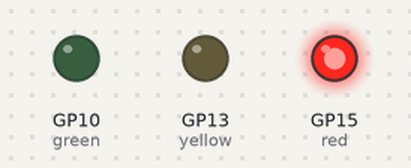
Recording of a program running on a simulated Raspberry Pi Pico running MicroPython. On the bench: output pins drawn as LEDs (lit = HIGH). What the program prints to the serial console is not drawn.

Above: at 1.6 s.
At 4.6 s:
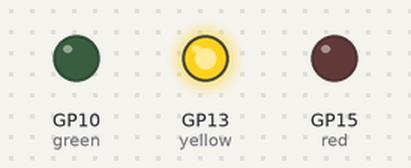
At 8.6 s:
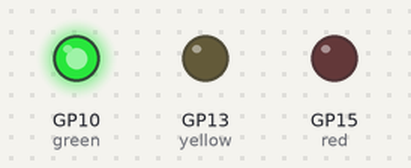
Timing chart, 0 to 14.4 s (numbered marks = the images above):
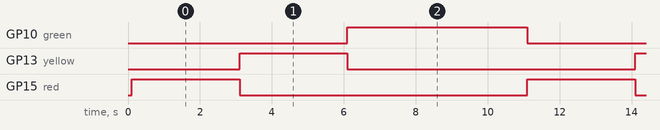

The program:

main.py
```python
from machine import Pin
import time

time.sleep(0.1)  # Wait for USB to become ready

print("Hello, Pi Pico W!")

red = Pin(15, 1)
yellow = Pin(13,1)
green = Pin(10, 1)

while True:

    red.value(1)
    yellow.value(0)
    green.value(0)

    time.sleep(3)

    red.value(0)
    yellow.value(1)
    green.value(0)

    time.sleep(3)

    red.value(0)
    yellow.value(0)
    green.value(1)

    time.sleep(5)
```

Measured:
- by itself, GP10 (green): alternates HIGH for 5.0 s and LOW for 6.0 s
- by itself, GP13 (yellow), GP15 (red): alternates HIGH for 3.0 s and LOW for 8.0 s
- by itself, everything shown: repeats every 11.0 s, in 3 steps
